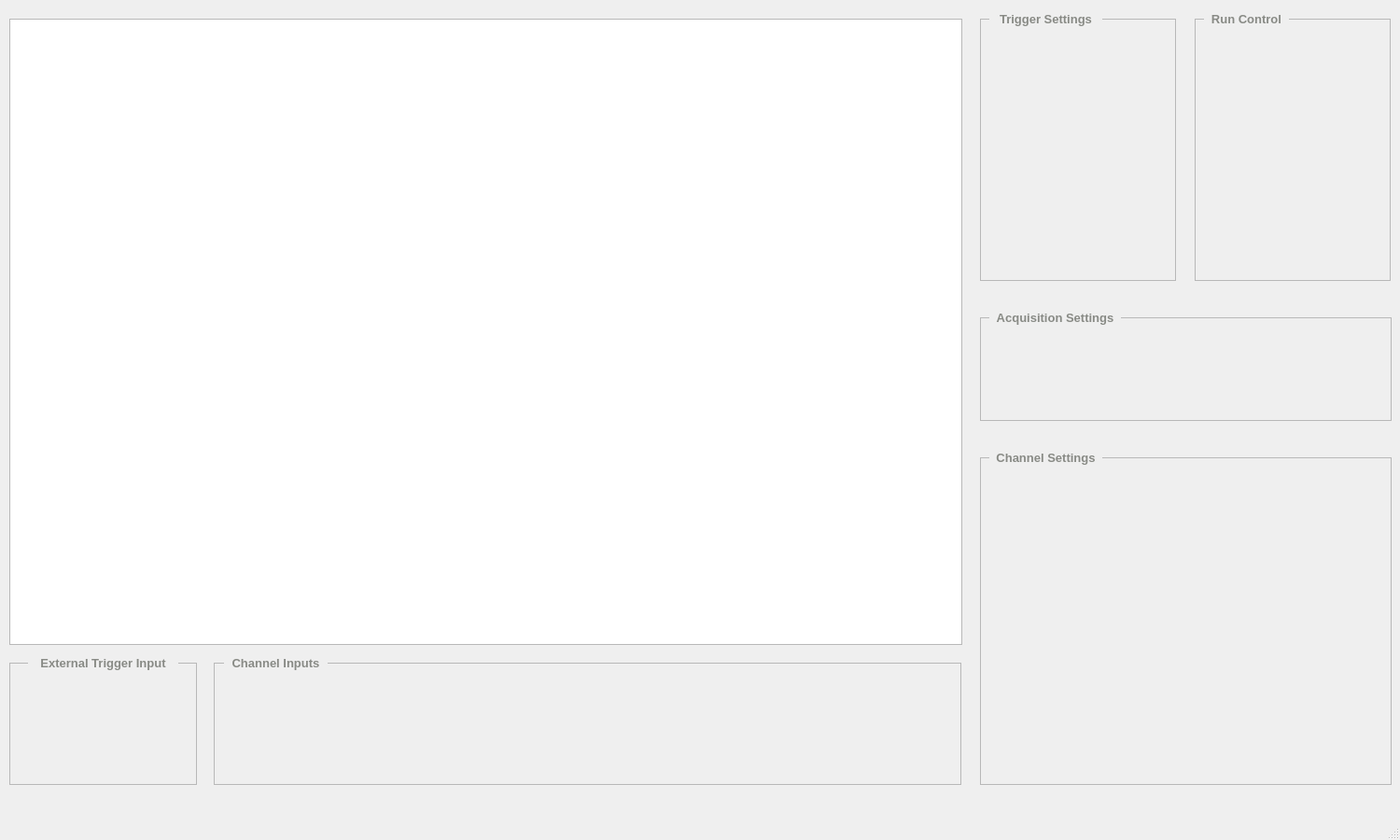
<?xml version="1.0" encoding="UTF-8"?>
<ui version="4.0">
 <class>MainWindow</class>
 <widget class="QMainWindow" name="MainWindow">
  <property name="geometry">
   <rect>
    <x>0</x>
    <y>0</y>
    <width>1500</width>
    <height>900</height>
   </rect>
  </property>
  <property name="windowTitle">
   <string>MainWindow</string>
  </property>
  <widget class="QWidget" name="centralwidget">
   <widget class="PlotWidget" name="graphicsView">
    <property name="geometry">
     <rect>
      <x>10</x>
      <y>20</y>
      <width>1021</width>
      <height>671</height>
     </rect>
    </property>
   </widget>
   <widget class="QFrame" name="vertical_settings_frame">
    <property name="geometry">
     <rect>
      <x>1050</x>
      <y>490</y>
      <width>441</width>
      <height>351</height>
     </rect>
    </property>
    <property name="frameShape">
     <enum>QFrame::StyledPanel</enum>
    </property>
    <property name="frameShadow">
     <enum>QFrame::Raised</enum>
    </property>
    <widget class="QWidget" name="horizontalLayoutWidget_2">
     <property name="geometry">
      <rect>
       <x>20</x>
       <y>60</y>
       <width>401</width>
       <height>211</height>
      </rect>
     </property>
     <layout class="QHBoxLayout" name="vertical_settings_layout"/>
    </widget>
   </widget>
   <widget class="QFrame" name="trigger_settings_frame">
    <property name="geometry">
     <rect>
      <x>1050</x>
      <y>20</y>
      <width>210</width>
      <height>281</height>
     </rect>
    </property>
    <property name="frameShape">
     <enum>QFrame::StyledPanel</enum>
    </property>
    <property name="frameShadow">
     <enum>QFrame::Raised</enum>
    </property>
    <widget class="QWidget" name="verticalLayoutWidget_4">
     <property name="geometry">
      <rect>
       <x>30</x>
       <y>30</y>
       <width>160</width>
       <height>201</height>
      </rect>
     </property>
     <layout class="QVBoxLayout" name="triggers_settings_layout"/>
    </widget>
   </widget>
   <widget class="QFrame" name="run_control_frame">
    <property name="geometry">
     <rect>
      <x>1280</x>
      <y>20</y>
      <width>210</width>
      <height>281</height>
     </rect>
    </property>
    <property name="frameShape">
     <enum>QFrame::StyledPanel</enum>
    </property>
    <property name="frameShadow">
     <enum>QFrame::Raised</enum>
    </property>
    <widget class="QWidget" name="verticalLayoutWidget_3">
     <property name="geometry">
      <rect>
       <x>20</x>
       <y>30</y>
       <width>160</width>
       <height>80</height>
      </rect>
     </property>
     <layout class="QVBoxLayout" name="run_control_layout"/>
    </widget>
   </widget>
   <widget class="QFrame" name="horizontal_settings_frame">
    <property name="geometry">
     <rect>
      <x>1050</x>
      <y>340</y>
      <width>441</width>
      <height>111</height>
     </rect>
    </property>
    <property name="frameShape">
     <enum>QFrame::StyledPanel</enum>
    </property>
    <property name="frameShadow">
     <enum>QFrame::Raised</enum>
    </property>
    <widget class="QWidget" name="verticalLayoutWidget_2">
     <property name="geometry">
      <rect>
       <x>30</x>
       <y>30</y>
       <width>381</width>
       <height>51</height>
      </rect>
     </property>
     <layout class="QVBoxLayout" name="horizontal_settings_layout"/>
    </widget>
   </widget>
   <widget class="QFrame" name="trigger_inputs_frame">
    <property name="geometry">
     <rect>
      <x>10</x>
      <y>710</y>
      <width>201</width>
      <height>131</height>
     </rect>
    </property>
    <property name="frameShape">
     <enum>QFrame::StyledPanel</enum>
    </property>
    <property name="frameShadow">
     <enum>QFrame::Raised</enum>
    </property>
    <widget class="QWidget" name="horizontalLayoutWidget_3">
     <property name="geometry">
      <rect>
       <x>20</x>
       <y>50</y>
       <width>151</width>
       <height>71</height>
      </rect>
     </property>
     <layout class="QHBoxLayout" name="trigger_inputs_layout"/>
    </widget>
   </widget>
   <widget class="QFrame" name="channel_inputs_frame">
    <property name="geometry">
     <rect>
      <x>229</x>
      <y>710</y>
      <width>801</width>
      <height>131</height>
     </rect>
    </property>
    <property name="autoFillBackground">
     <bool>false</bool>
    </property>
    <property name="frameShape">
     <enum>QFrame::StyledPanel</enum>
    </property>
    <property name="frameShadow">
     <enum>QFrame::Raised</enum>
    </property>
    <widget class="QWidget" name="horizontalLayoutWidget">
     <property name="geometry">
      <rect>
       <x>10</x>
       <y>20</y>
       <width>771</width>
       <height>101</height>
      </rect>
     </property>
     <layout class="QHBoxLayout" name="channel_inputs_layout"/>
    </widget>
   </widget>
   <widget class="QLabel" name="trigger_settings_label_2">
    <property name="geometry">
     <rect>
      <x>240</x>
      <y>700</y>
      <width>111</width>
      <height>21</height>
     </rect>
    </property>
    <property name="palette">
     <palette>
      <active>
       <colorrole role="WindowText">
        <brush brushstyle="SolidPattern">
         <color alpha="255">
          <red>136</red>
          <green>138</green>
          <blue>133</blue>
         </color>
        </brush>
       </colorrole>
       <colorrole role="Text">
        <brush brushstyle="SolidPattern">
         <color alpha="255">
          <red>136</red>
          <green>138</green>
          <blue>133</blue>
         </color>
        </brush>
       </colorrole>
      </active>
      <inactive>
       <colorrole role="WindowText">
        <brush brushstyle="SolidPattern">
         <color alpha="255">
          <red>136</red>
          <green>138</green>
          <blue>133</blue>
         </color>
        </brush>
       </colorrole>
       <colorrole role="Text">
        <brush brushstyle="SolidPattern">
         <color alpha="255">
          <red>136</red>
          <green>138</green>
          <blue>133</blue>
         </color>
        </brush>
       </colorrole>
      </inactive>
      <disabled>
       <colorrole role="WindowText">
        <brush brushstyle="SolidPattern">
         <color alpha="255">
          <red>190</red>
          <green>190</green>
          <blue>190</blue>
         </color>
        </brush>
       </colorrole>
       <colorrole role="Text">
        <brush brushstyle="SolidPattern">
         <color alpha="255">
          <red>190</red>
          <green>190</green>
          <blue>190</blue>
         </color>
        </brush>
       </colorrole>
      </disabled>
     </palette>
    </property>
    <property name="font">
     <font>
      <pointsize>10</pointsize>
      <weight>75</weight>
      <bold>true</bold>
     </font>
    </property>
    <property name="layoutDirection">
     <enum>Qt::LeftToRight</enum>
    </property>
    <property name="autoFillBackground">
     <bool>true</bool>
    </property>
    <property name="text">
     <string>Channel Inputs</string>
    </property>
    <property name="alignment">
     <set>Qt::AlignCenter</set>
    </property>
   </widget>
   <widget class="QLabel" name="trigger_settings_label_3">
    <property name="geometry">
     <rect>
      <x>30</x>
      <y>700</y>
      <width>161</width>
      <height>21</height>
     </rect>
    </property>
    <property name="palette">
     <palette>
      <active>
       <colorrole role="WindowText">
        <brush brushstyle="SolidPattern">
         <color alpha="255">
          <red>136</red>
          <green>138</green>
          <blue>133</blue>
         </color>
        </brush>
       </colorrole>
       <colorrole role="Text">
        <brush brushstyle="SolidPattern">
         <color alpha="255">
          <red>136</red>
          <green>138</green>
          <blue>133</blue>
         </color>
        </brush>
       </colorrole>
      </active>
      <inactive>
       <colorrole role="WindowText">
        <brush brushstyle="SolidPattern">
         <color alpha="255">
          <red>136</red>
          <green>138</green>
          <blue>133</blue>
         </color>
        </brush>
       </colorrole>
       <colorrole role="Text">
        <brush brushstyle="SolidPattern">
         <color alpha="255">
          <red>136</red>
          <green>138</green>
          <blue>133</blue>
         </color>
        </brush>
       </colorrole>
      </inactive>
      <disabled>
       <colorrole role="WindowText">
        <brush brushstyle="SolidPattern">
         <color alpha="255">
          <red>190</red>
          <green>190</green>
          <blue>190</blue>
         </color>
        </brush>
       </colorrole>
       <colorrole role="Text">
        <brush brushstyle="SolidPattern">
         <color alpha="255">
          <red>190</red>
          <green>190</green>
          <blue>190</blue>
         </color>
        </brush>
       </colorrole>
      </disabled>
     </palette>
    </property>
    <property name="font">
     <font>
      <pointsize>10</pointsize>
      <weight>75</weight>
      <bold>true</bold>
     </font>
    </property>
    <property name="autoFillBackground">
     <bool>true</bool>
    </property>
    <property name="text">
     <string>External Trigger Input</string>
    </property>
    <property name="alignment">
     <set>Qt::AlignCenter</set>
    </property>
   </widget>
   <widget class="QLabel" name="vertical_settings_label">
    <property name="geometry">
     <rect>
      <x>1060</x>
      <y>480</y>
      <width>121</width>
      <height>21</height>
     </rect>
    </property>
    <property name="palette">
     <palette>
      <active>
       <colorrole role="WindowText">
        <brush brushstyle="SolidPattern">
         <color alpha="255">
          <red>136</red>
          <green>138</green>
          <blue>133</blue>
         </color>
        </brush>
       </colorrole>
       <colorrole role="Text">
        <brush brushstyle="SolidPattern">
         <color alpha="255">
          <red>136</red>
          <green>138</green>
          <blue>133</blue>
         </color>
        </brush>
       </colorrole>
      </active>
      <inactive>
       <colorrole role="WindowText">
        <brush brushstyle="SolidPattern">
         <color alpha="255">
          <red>136</red>
          <green>138</green>
          <blue>133</blue>
         </color>
        </brush>
       </colorrole>
       <colorrole role="Text">
        <brush brushstyle="SolidPattern">
         <color alpha="255">
          <red>136</red>
          <green>138</green>
          <blue>133</blue>
         </color>
        </brush>
       </colorrole>
      </inactive>
      <disabled>
       <colorrole role="WindowText">
        <brush brushstyle="SolidPattern">
         <color alpha="255">
          <red>190</red>
          <green>190</green>
          <blue>190</blue>
         </color>
        </brush>
       </colorrole>
       <colorrole role="Text">
        <brush brushstyle="SolidPattern">
         <color alpha="255">
          <red>190</red>
          <green>190</green>
          <blue>190</blue>
         </color>
        </brush>
       </colorrole>
      </disabled>
     </palette>
    </property>
    <property name="font">
     <font>
      <pointsize>10</pointsize>
      <weight>75</weight>
      <bold>true</bold>
     </font>
    </property>
    <property name="autoFillBackground">
     <bool>true</bool>
    </property>
    <property name="text">
     <string>Channel Settings</string>
    </property>
    <property name="alignment">
     <set>Qt::AlignCenter</set>
    </property>
   </widget>
   <widget class="QLabel" name="trigger_settings_label">
    <property name="geometry">
     <rect>
      <x>1060</x>
      <y>10</y>
      <width>121</width>
      <height>21</height>
     </rect>
    </property>
    <property name="palette">
     <palette>
      <active>
       <colorrole role="WindowText">
        <brush brushstyle="SolidPattern">
         <color alpha="255">
          <red>136</red>
          <green>138</green>
          <blue>133</blue>
         </color>
        </brush>
       </colorrole>
       <colorrole role="Text">
        <brush brushstyle="SolidPattern">
         <color alpha="255">
          <red>136</red>
          <green>138</green>
          <blue>133</blue>
         </color>
        </brush>
       </colorrole>
      </active>
      <inactive>
       <colorrole role="WindowText">
        <brush brushstyle="SolidPattern">
         <color alpha="255">
          <red>136</red>
          <green>138</green>
          <blue>133</blue>
         </color>
        </brush>
       </colorrole>
       <colorrole role="Text">
        <brush brushstyle="SolidPattern">
         <color alpha="255">
          <red>136</red>
          <green>138</green>
          <blue>133</blue>
         </color>
        </brush>
       </colorrole>
      </inactive>
      <disabled>
       <colorrole role="WindowText">
        <brush brushstyle="SolidPattern">
         <color alpha="255">
          <red>190</red>
          <green>190</green>
          <blue>190</blue>
         </color>
        </brush>
       </colorrole>
       <colorrole role="Text">
        <brush brushstyle="SolidPattern">
         <color alpha="255">
          <red>190</red>
          <green>190</green>
          <blue>190</blue>
         </color>
        </brush>
       </colorrole>
      </disabled>
     </palette>
    </property>
    <property name="font">
     <font>
      <pointsize>10</pointsize>
      <weight>75</weight>
      <bold>true</bold>
     </font>
    </property>
    <property name="autoFillBackground">
     <bool>true</bool>
    </property>
    <property name="text">
     <string>Trigger Settings</string>
    </property>
    <property name="alignment">
     <set>Qt::AlignCenter</set>
    </property>
   </widget>
   <widget class="QLabel" name="horizontal_settings_label">
    <property name="geometry">
     <rect>
      <x>1060</x>
      <y>330</y>
      <width>141</width>
      <height>21</height>
     </rect>
    </property>
    <property name="palette">
     <palette>
      <active>
       <colorrole role="WindowText">
        <brush brushstyle="SolidPattern">
         <color alpha="255">
          <red>136</red>
          <green>138</green>
          <blue>133</blue>
         </color>
        </brush>
       </colorrole>
       <colorrole role="Text">
        <brush brushstyle="SolidPattern">
         <color alpha="255">
          <red>136</red>
          <green>138</green>
          <blue>133</blue>
         </color>
        </brush>
       </colorrole>
      </active>
      <inactive>
       <colorrole role="WindowText">
        <brush brushstyle="SolidPattern">
         <color alpha="255">
          <red>136</red>
          <green>138</green>
          <blue>133</blue>
         </color>
        </brush>
       </colorrole>
       <colorrole role="Text">
        <brush brushstyle="SolidPattern">
         <color alpha="255">
          <red>136</red>
          <green>138</green>
          <blue>133</blue>
         </color>
        </brush>
       </colorrole>
      </inactive>
      <disabled>
       <colorrole role="WindowText">
        <brush brushstyle="SolidPattern">
         <color alpha="255">
          <red>190</red>
          <green>190</green>
          <blue>190</blue>
         </color>
        </brush>
       </colorrole>
       <colorrole role="Text">
        <brush brushstyle="SolidPattern">
         <color alpha="255">
          <red>190</red>
          <green>190</green>
          <blue>190</blue>
         </color>
        </brush>
       </colorrole>
      </disabled>
     </palette>
    </property>
    <property name="font">
     <font>
      <pointsize>10</pointsize>
      <weight>75</weight>
      <bold>true</bold>
     </font>
    </property>
    <property name="autoFillBackground">
     <bool>true</bool>
    </property>
    <property name="text">
     <string>Acquisition Settings</string>
    </property>
    <property name="alignment">
     <set>Qt::AlignCenter</set>
    </property>
   </widget>
   <widget class="QLabel" name="trigger_settings_label_4">
    <property name="geometry">
     <rect>
      <x>1290</x>
      <y>10</y>
      <width>91</width>
      <height>21</height>
     </rect>
    </property>
    <property name="palette">
     <palette>
      <active>
       <colorrole role="WindowText">
        <brush brushstyle="SolidPattern">
         <color alpha="255">
          <red>136</red>
          <green>138</green>
          <blue>133</blue>
         </color>
        </brush>
       </colorrole>
       <colorrole role="Text">
        <brush brushstyle="SolidPattern">
         <color alpha="255">
          <red>136</red>
          <green>138</green>
          <blue>133</blue>
         </color>
        </brush>
       </colorrole>
      </active>
      <inactive>
       <colorrole role="WindowText">
        <brush brushstyle="SolidPattern">
         <color alpha="255">
          <red>136</red>
          <green>138</green>
          <blue>133</blue>
         </color>
        </brush>
       </colorrole>
       <colorrole role="Text">
        <brush brushstyle="SolidPattern">
         <color alpha="255">
          <red>136</red>
          <green>138</green>
          <blue>133</blue>
         </color>
        </brush>
       </colorrole>
      </inactive>
      <disabled>
       <colorrole role="WindowText">
        <brush brushstyle="SolidPattern">
         <color alpha="255">
          <red>190</red>
          <green>190</green>
          <blue>190</blue>
         </color>
        </brush>
       </colorrole>
       <colorrole role="Text">
        <brush brushstyle="SolidPattern">
         <color alpha="255">
          <red>190</red>
          <green>190</green>
          <blue>190</blue>
         </color>
        </brush>
       </colorrole>
      </disabled>
     </palette>
    </property>
    <property name="font">
     <font>
      <pointsize>10</pointsize>
      <weight>75</weight>
      <bold>true</bold>
     </font>
    </property>
    <property name="autoFillBackground">
     <bool>true</bool>
    </property>
    <property name="text">
     <string>Run Control</string>
    </property>
    <property name="alignment">
     <set>Qt::AlignCenter</set>
    </property>
   </widget>
  </widget>
  <widget class="QMenuBar" name="menubar">
   <property name="geometry">
    <rect>
     <x>0</x>
     <y>0</y>
     <width>1500</width>
     <height>22</height>
    </rect>
   </property>
  </widget>
  <widget class="QStatusBar" name="statusbar"/>
 </widget>
 <customwidgets>
  <customwidget>
   <class>PlotWidget</class>
   <extends>QGraphicsView</extends>
   <header>pyqtgraph</header>
  </customwidget>
 </customwidgets>
 <resources/>
 <connections/>
</ui>
